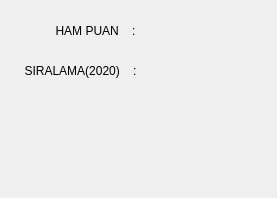
<?xml version="1.0" encoding="UTF-8"?>
<ui version="4.0">
 <class>Dialog</class>
 <widget class="QDialog" name="Dialog">
  <property name="geometry">
   <rect>
    <x>0</x>
    <y>0</y>
    <width>277</width>
    <height>198</height>
   </rect>
  </property>
  <property name="windowTitle">
   <string>Dialog</string>
  </property>
  <widget class="QLabel" name="label">
   <property name="geometry">
    <rect>
     <x>30</x>
     <y>20</y>
     <width>131</width>
     <height>21</height>
    </rect>
   </property>
   <property name="text">
    <string>HAM PUAN    :</string>
   </property>
   <property name="alignment">
    <set>Qt::AlignCenter</set>
   </property>
  </widget>
  <widget class="QLabel" name="label_2">
   <property name="geometry">
    <rect>
     <x>-10</x>
     <y>60</y>
     <width>181</width>
     <height>21</height>
    </rect>
   </property>
   <property name="text">
    <string>SIRALAMA(2020)    :</string>
   </property>
   <property name="alignment">
    <set>Qt::AlignCenter</set>
   </property>
  </widget>
 </widget>
 <resources/>
 <connections/>
</ui>
